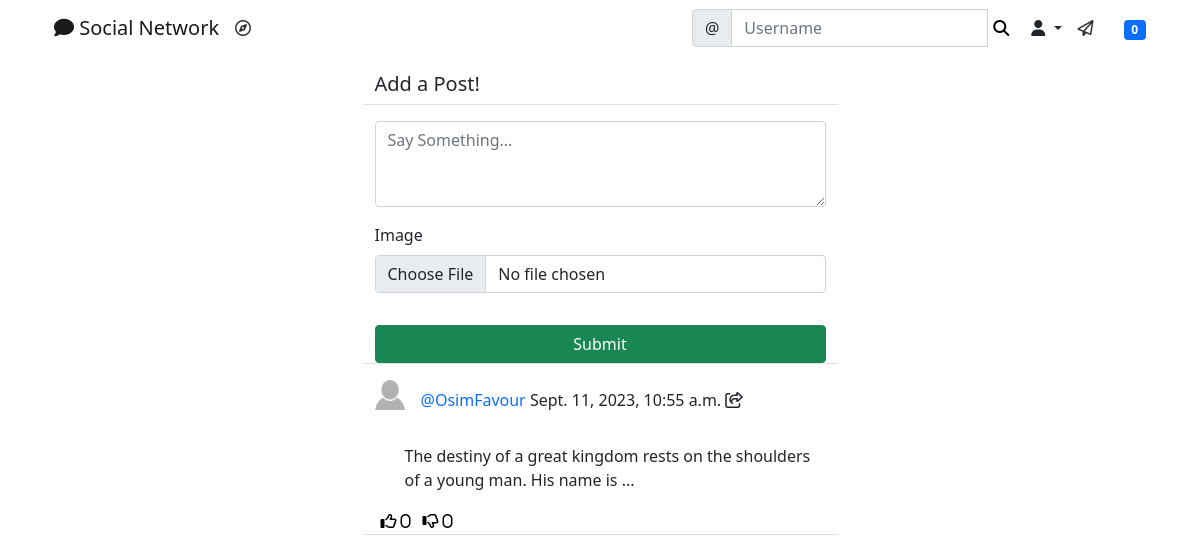
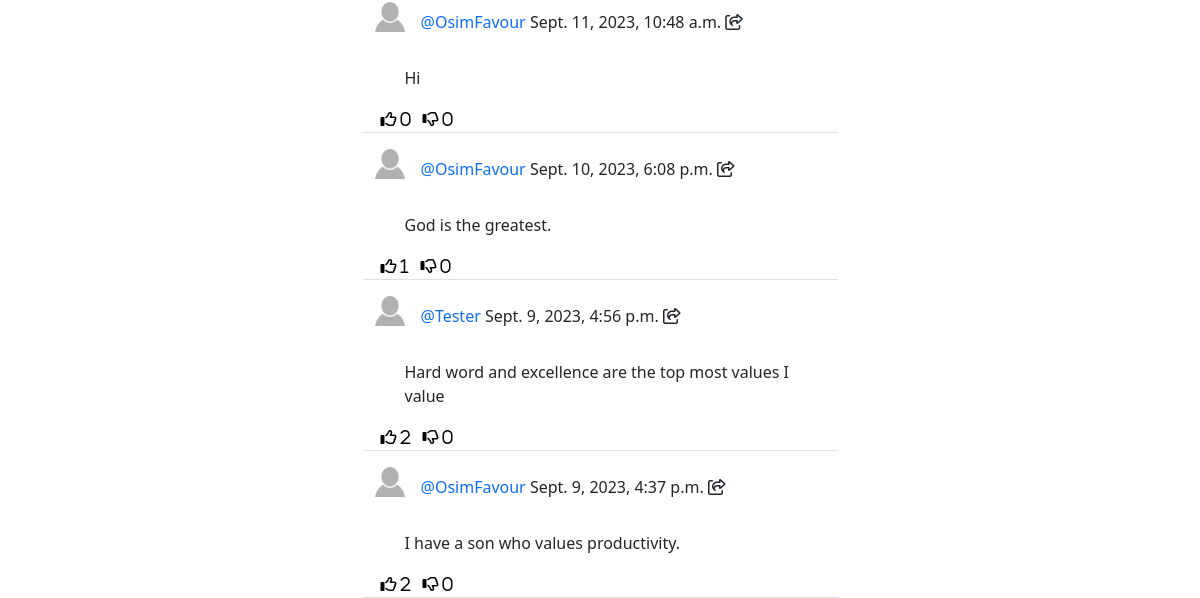
Before: /social/ (signed in) with the older database file (2 pictures, top to bottom).
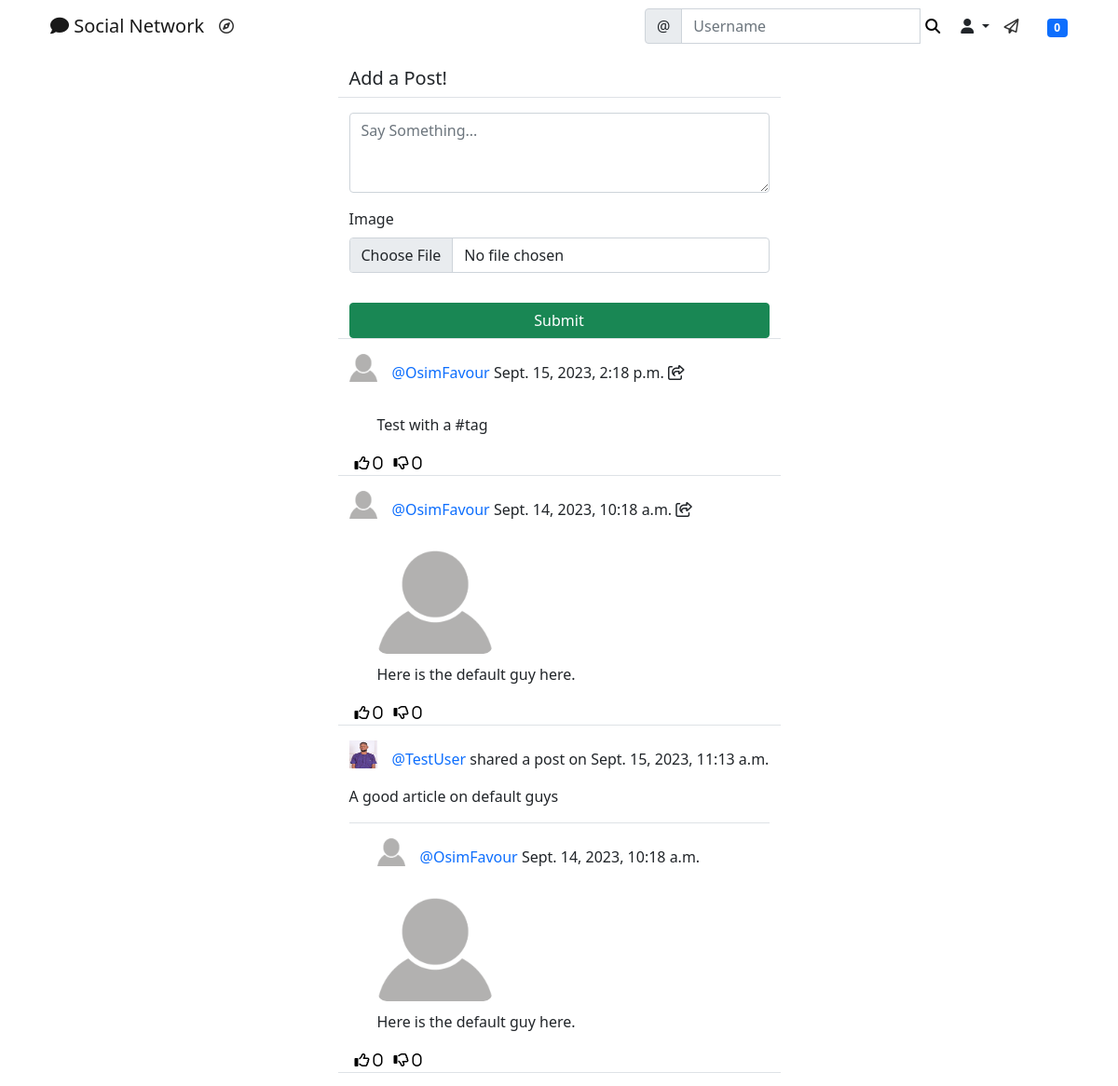
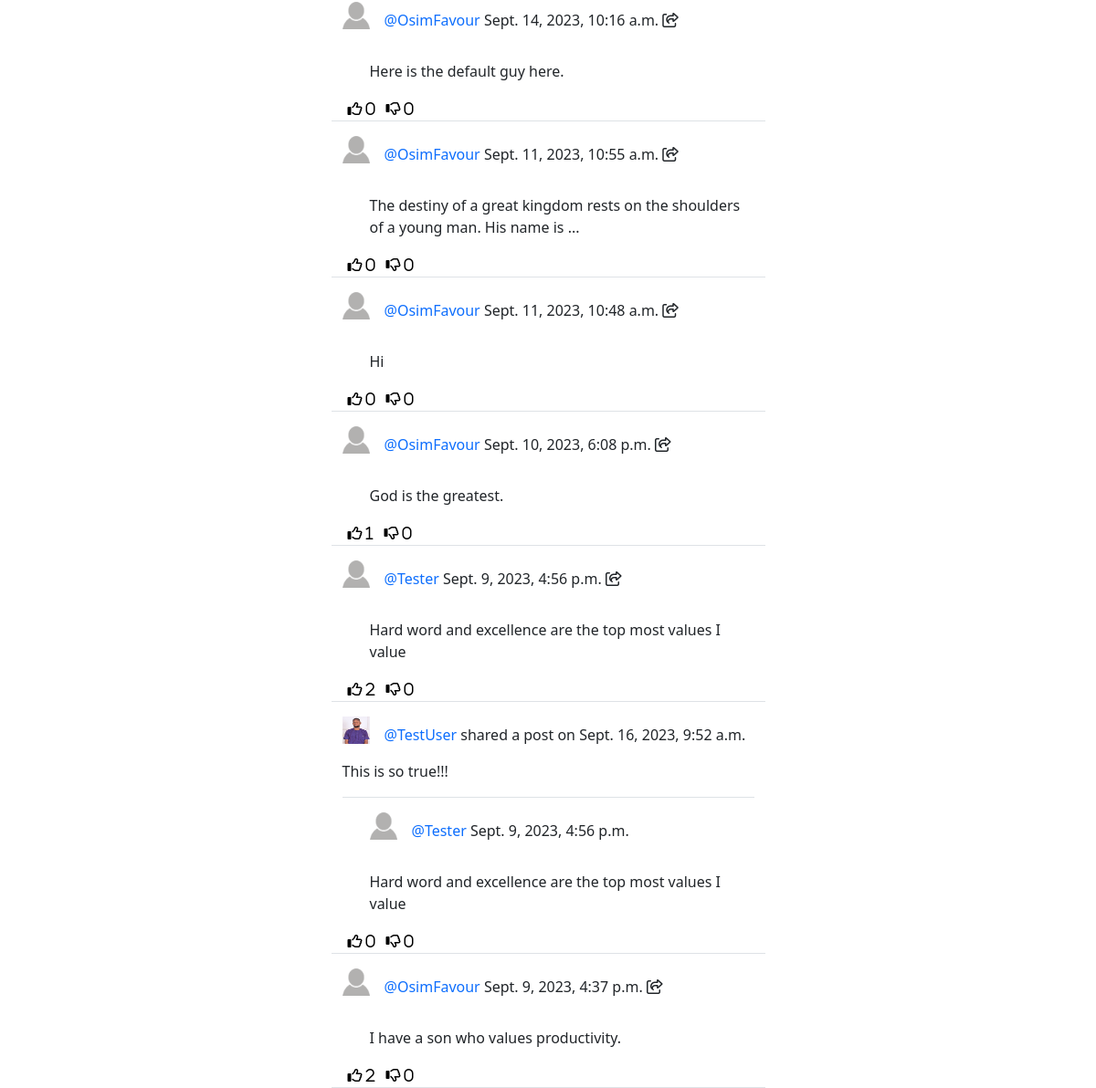
After: the same page with the newer database file (2 pictures, top to bottom).
### social/models.py (models this page shows, shortened)
class Post(models.Model):
    body = models.TextField()
    shared_body = models.TextField(blank=True, null=True)
    image = models.ManyToManyField('Image', blank=True)
    created_on = models.DateTimeField(default=timezone.now)
    shared_on = models.DateTimeField(blank=True, null=True)
    author = models.ForeignKey(User, on_delete=models.CASCADE)
    shared_user = models.ForeignKey(User, on_delete=models.CASCADE, null=True, blank=True, related_name='+')
    likes = models.ManyToManyField(User, blank=True, related_name='likes')
    dislikes = models.ManyToManyField(User, blank=True, related_name='dislikes')
    tags = models.ManyToManyField('Tag', blank=True)
    class Meta:
        ordering = ['-created_on', '-shared_on']

class UserProfile(models.Model):
    user = models.OneToOneField(User, primary_key=True, verbose_name="user", related_name="profile", on_delete=models.CASCADE)
    name = models.CharField(max_length=30, blank=True, null=True)
    bio = models.TextField(max_length=500, blank=True, null=True)
    birth_date = models.DateField(null=True, blank=True)
    location = models.CharField(max_length=100, blank=True, null=True)
    picture = models.ImageField(upload_to='uploads/profile_pictures', default='uploads/profile_pictures/default.png')
    followers = models.ManyToManyField(User, blank=True, related_name='followers')

class Image(models.Model):
    image = models.ImageField(upload_to='uploads/post_photos', blank=True, null=True)

### social/views.py (the view, shortened to what this page needs)
# urls.py: path('', PostListView.as_view(), name='post-list'),
class PostListView(LoginRequiredMixin, View):
    def get(self, request, *args, **kwargs):
        logged_in_user = request.user
        posts = Post.objects.filter(
            author__profile__followers__in=[logged_in_user.id]
        ).order_by('-created_on')
        form = PostForm()
        share_form = ShareForm()
        context = {
            'post_list': posts,
            'form': form,
            'shareform': share_form
        }
        return render(request, 'social/post_list.html', context)

### social/forms.py
class PostForm(forms.ModelForm):
    body = forms.CharField(
        label='',
        widget=forms.Textarea(attrs={
            'rows': '3',
            'placeholder': 'Say Something...'
        })
    )
    image = forms.ImageField(
        required=False,
        widget=forms.ClearableFileInput(attrs={
            "allow_multiple_selected": True
        })
    )
    class Meta:
        model = Post
        fields = ['body']

class ShareForm(forms.Form):
    body = forms.CharField(
        label='',
        widget=forms.Textarea(attrs={
            'rows': '3',
            'placeholder': 'Share Something...'
        })
    )

### landing/templatetags/custom_tags.py (called while the page is built)
@register.inclusion_tag('social/show_notifications.html', takes_context=True)
def show_notifications(context):
    request_user = context['request'].user
    notifications = Notification.objects.filter(to_user=request_user).exclude(user_has_seen=True).order_by('-date')
    return {'notifications': notifications}

### social/templates/social/post_list.html (shortened to what the changed rows need)
{% extends 'landing/base.html' %}
{% load crispy_forms_tags %}
{% block content %}
    <div class="container">
        {% for post in post_list %}
            <div class="row justify-content-center mt-3">
                <div class="col-md-5 col-sm-12 border-bottom position-relative">
                    {% if post.shared_user %}
                        <div>
                            <a href="{% url 'profile' post.shared_user.profile.pk %}">
                                <img src="{{ post.shared_user.profile.picture.url }}" alt="" class="round-circle post-img" height="30" width="30">
                            </a>
                            <p class="post-text">
                                <a href="{% url 'profile' post.shared_user.profile.pk %}" class="text-primary post-link">@{{ post.shared_user }}</a> shared a post on {{ post.shared_on }}
                            </p>
                        </div>
                    {% else %}
                        <div>
                            <a href="{% url 'profile' post.author.profile.pk %}">
                                <img src="{{ post.author.profile.picture.url }}" alt="" class="round-circle post-img" height="30" width="30">
                            </a>
                            <p class="post-text">
                                <a href="{% url 'profile' post.author.profile.pk %}" class="text-primary post-link">@{{ post.author }}</a> {{ post.created_on }}
                                <span onclick="shareToggle('{{ post.pk }}')"><i class="far fa-share-square share-btn"></i></span>
                            </p>
                        </div>
                    {% endif %}
                    {% if post.shared_body %}
                        <div class="position-relative border-bottom mb-3 body">
                            <p>{{ post.shared_body }}</p>
                        </div>
                        <div class="shared-post">
                            <a href="{% url 'profile' post.author.profile.pk %}">
                                <img src="{{ post.author.profile.picture.url }}" alt="" class="round-circle post-img" height="30" width="30">
                            </a>
                            <p class="post-text">
                                <a href="{% url 'profile' post.author.profile.pk %}" class="text-primary post-link">@{{ post.author }}</a> {{ post.created_on }}
                            </p>
                        </div>
                    {% endif %}
                    <div class="shared-post position-relative pt-3">
                        {% if post.image.count > 0 %}
                            <div class="row">
                                {% for img in post.image.all %}
                                    <div class="col-md-4 col-xs-12">
                                        <img src="{{ img.image.url }}" class="post-image" alt="">
                                    </div>
                                {% endfor %}
                            </div>
                        {% endif %}
                        <div class="body">
                            <p>{{ post.body }}</p>
                        </div>
                    </div>
                    <div class="d-flex flex-row">
                        <form action="{% url 'like' post.pk %}" method="POST">
                            <button class="remove-default-btn" type="submit">
                                <i class="far fa-thumbs-up"> <span>{{ post.likes.all.count }}</span></i>
                            </button>
                        </form>
                        <form action="{% url 'dislike' post.pk %}" method="POST">
                            <button class="remove-default-btn" type="submit">
                                <i class="far fa-thumbs-down"> <span>{{ post.dislikes.all.count }}</span></i>
                            </button>
                        </form>
                    </div>
                </div>
            </div>
        {% endfor %}
    </div>
{% endblock content %}

Changed rows visible on the page:
added Post: author.profile.picture (placeholder picture), author "OsimFavour", created_on "Sept. 15, 2023, 2:18 p.m.", body "Test with a #tag", likes.all.count "0", dislikes.all.count "0"
added Post: author.profile.picture (placeholder picture), author "OsimFavour", created_on "Sept. 14, 2023, 10:18 a.m.", body "Here is the default guy here.", likes.all.count "0", dislikes.all.count "0"
added Image: image (placeholder picture)
added Post: shared_user.profile.picture (picture), shared_user "TestUser", shared_on "Sept. 15, 2023, 11:13 a.m.", shared_body "A good article on default guys", author.profile.picture (placeholder picture), author "OsimFavour", created_on "Sept. 14, 2023, 10:18 a.m.", body "Here is the default guy here.", likes.all.count "0", dislikes.all.count "0"
added Post: author.profile.picture (placeholder picture), author "OsimFavour", created_on "Sept. 14, 2023, 10:16 a.m.", body "Here is the default guy here.", likes.all.count "0", dislikes.all.count "0"
added Post: shared_user.profile.picture (picture), shared_user "TestUser", shared_on "Sept. 16, 2023, 9:52 a.m.", shared_body "This is so true!!!", author.profile.picture (placeholder picture), author "Tester", created_on "Sept. 9, 2023, 4:56 p.m.", body "Hard word and excellence are the top most values I value", likes.all.count "0", dislikes.all.count "0"
